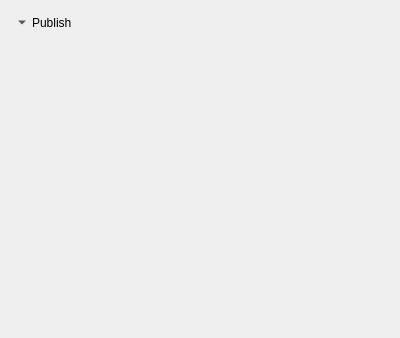
<?xml version="1.0" encoding="UTF-8"?>
<ui version="4.0">
 <class>pub_widget</class>
 <widget class="QWidget" name="pub_widget">
  <property name="geometry">
   <rect>
    <x>0</x>
    <y>0</y>
    <width>400</width>
    <height>338</height>
   </rect>
  </property>
  <property name="windowTitle">
   <string>Form</string>
  </property>
  <layout class="QVBoxLayout" name="verticalLayout_2">
   <item>
    <widget class="QToolButton" name="pushBtn_pub">
     <property name="text">
      <string>Publish</string>
     </property>
     <property name="toolButtonStyle">
      <enum>Qt::ToolButtonTextBesideIcon</enum>
     </property>
     <property name="autoRaise">
      <bool>true</bool>
     </property>
     <property name="arrowType">
      <enum>Qt::DownArrow</enum>
     </property>
    </widget>
   </item>
   <item>
    <layout class="QVBoxLayout" name="verticalLayout_publish"/>
   </item>
   <item>
    <spacer name="verticalSpacer">
     <property name="orientation">
      <enum>Qt::Vertical</enum>
     </property>
     <property name="sizeHint" stdset="0">
      <size>
       <width>20</width>
       <height>293</height>
      </size>
     </property>
    </spacer>
   </item>
  </layout>
 </widget>
 <resources/>
 <connections/>
</ui>
